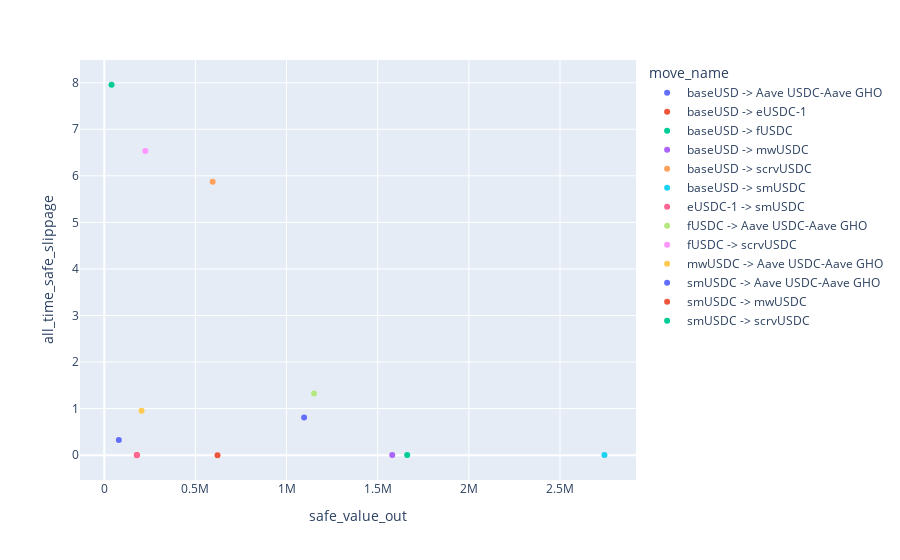

The notebook cell this image was saved under:
### Code cell
px.scatter(by_move_name, x="safe_value_out", y="all_time_safe_slippage", color=by_move_name.index)

### Figure 1 — Plotly figure (JSON) as saved in the notebook; plotly's stock layout.template omitted (floating-point values rounded to 4 significant figures)
{"data": [{"hovertemplate": "move_name=baseUSD -> Aave USDC-Aave GHO<br>safe_value_out=%{x}<br>all_time_safe_slippage=%{y}<extra></extra>", "legendgroup": "baseUSD -> Aave USDC-Aave GHO", "marker": {"color": "#636efa", "symbol": "circle"}, "mode": "markers", "name": "baseUSD -> Aave USDC-Aave GHO", "orientation": "v", "showlegend": true, "type": "scatter", "x": [1096000.0], "xaxis": "x", "y": [0.807], "yaxis": "y"}, {"hovertemplate": "move_name=baseUSD -> eUSDC-1<br>safe_value_out=%{x}<br>all_time_safe_slippage=%{y}<extra></extra>", "legendgroup": "baseUSD -> eUSDC-1", "marker": {"color": "#EF553B", "symbol": "circle"}, "mode": "markers", "name": "baseUSD -> eUSDC-1", "orientation": "v", "showlegend": true, "type": "scatter", "x": [178800.0], "xaxis": "x", "y": [0.004521], "yaxis": "y"}, {"hovertemplate": "move_name=baseUSD -> fUSDC<br>safe_value_out=%{x}<br>all_time_safe_slippage=%{y}<extra></extra>", "legendgroup": "baseUSD -> fUSDC", "marker": {"color": "#00cc96", "symbol": "circle"}, "mode": "markers", "name": "baseUSD -> fUSDC", "orientation": "v", "showlegend": true, "type": "scatter", "x": [1662000.0], "xaxis": "x", "y": [0.004861], "yaxis": "y"}, {"hovertemplate": "move_name=baseUSD -> mwUSDC<br>safe_value_out=%{x}<br>all_time_safe_slippage=%{y}<extra></extra>", "legendgroup": "baseUSD -> mwUSDC", "marker": {"color": "#ab63fa", "symbol": "circle"}, "mode": "markers", "name": "baseUSD -> mwUSDC", "orientation": "v", "showlegend": true, "type": "scatter", "x": [1580000.0], "xaxis": "x", "y": [0.005262], "yaxis": "y"}, {"hovertemplate": "move_name=baseUSD -> scrvUSDC<br>safe_value_out=%{x}<br>all_time_safe_slippage=%{y}<extra></extra>", "legendgroup": "baseUSD -> scrvUSDC", "marker": {"color": "#FFA15A", "symbol": "circle"}, "mode": "markers", "name": "baseUSD -> scrvUSDC", "orientation": "v", "showlegend": true, "type": "scatter", "x": [594700.0], "xaxis": "x", "y": [5.871], "yaxis": "y"}, {"hovertemplate": "move_name=baseUSD -> smUSDC<br>safe_value_out=%{x}<br>all_time_safe_slippage=%{y}<extra></extra>", "legendgroup": "baseUSD -> smUSDC", "marker": {"color": "#19d3f3", "symbol": "circle"}, "mode": "markers", "name": "baseUSD -> smUSDC", "orientation": "v", "showlegend": true, "type": "scatter", "x": [2744000.0], "xaxis": "x", "y": [0.003491], "yaxis": "y"}, {"hovertemplate": "move_name=eUSDC-1 -> smUSDC<br>safe_value_out=%{x}<br>all_time_safe_slippage=%{y}<extra></extra>", "legendgroup": "eUSDC-1 -> smUSDC", "marker": {"color": "#FF6692", "symbol": "circle"}, "mode": "markers", "name": "eUSDC-1 -> smUSDC", "orientation": "v", "showlegend": true, "type": "scatter", "x": [178800.0], "xaxis": "x", "y": [-0.001535], "yaxis": "y"}, {"hovertemplate": "move_name=fUSDC -> Aave USDC-Aave GHO<br>safe_value_out=%{x}<br>all_time_safe_slippage=%{y}<extra></extra>", "legendgroup": "fUSDC -> Aave USDC-Aave GHO", "marker": {"color": "#B6E880", "symbol": "circle"}, "mode": "markers", "name": "fUSDC -> Aave USDC-Aave GHO", "orientation": "v", "showlegend": true, "type": "scatter", "x": [1151000.0], "xaxis": "x", "y": [1.322], "yaxis": "y"}, {"hovertemplate": "move_name=fUSDC -> scrvUSDC<br>safe_value_out=%{x}<br>all_time_safe_slippage=%{y}<extra></extra>", "legendgroup": "fUSDC -> scrvUSDC", "marker": {"color": "#FF97FF", "symbol": "circle"}, "mode": "markers", "name": "fUSDC -> scrvUSDC", "orientation": "v", "showlegend": true, "type": "scatter", "x": [225100.0], "xaxis": "x", "y": [6.533], "yaxis": "y"}, {"hovertemplate": "move_name=mwUSDC -> Aave USDC-Aave GHO<br>safe_value_out=%{x}<br>all_time_safe_slippage=%{y}<extra></extra>", "legendgroup": "mwUSDC -> Aave USDC-Aave GHO", "marker": {"color": "#FECB52", "symbol": "circle"}, "mode": "markers", "name": "mwUSDC -> Aave USDC-Aave GHO", "orientation": "v", "showlegend": true, "type": "scatter", "x": [204700.0], "xaxis": "x", "y": [0.9522], "yaxis": "y"}, {"hovertemplate": "move_name=smUSDC -> Aave USDC-Aave GHO<br>safe_value_out=%{x}<br>all_time_safe_slippage=%{y}<extra></extra>", "legendgroup": "smUSDC -> Aave USDC-Aave GHO", "marker": {"color": "#636efa", "symbol": "circle"}, "mode": "markers", "name": "smUSDC -> Aave USDC-Aave GHO", "orientation": "v", "showlegend": true, "type": "scatter", "x": [80050.0], "xaxis": "x", "y": [0.3235], "yaxis": "y"}, {"hovertemplate": "move_name=smUSDC -> mwUSDC<br>safe_value_out=%{x}<br>all_time_safe_slippage=%{y}<extra></extra>", "legendgroup": "smUSDC -> mwUSDC", "marker": {"color": "#EF553B", "symbol": "circle"}, "mode": "markers", "name": "smUSDC -> mwUSDC", "orientation": "v", "showlegend": true, "type": "scatter", "x": [621300.0], "xaxis": "x", "y": [-0.002673], "yaxis": "y"}, {"hovertemplate": "move_name=smUSDC -> scrvUSDC<br>safe_value_out=%{x}<br>all_time_safe_slippage=%{y}<extra></extra>", "legendgroup": "smUSDC -> scrvUSDC", "marker": {"color": "#00cc96", "symbol": "circle"}, "mode": "markers", "name": "smUSDC -> scrvUSDC", "orientation": "v", "showlegend": true, "type": "scatter", "x": [40030.0], "xaxis": "x", "y": [7.956], "yaxis": "y"}], "layout": {"legend": {"title": {"text": "move_name"}, "tracegroupgap": 0}, "margin": {"t": 60}, "xaxis": {"anchor": "y", "domain": [0, 1], "title": {"text": "safe_value_out"}}, "yaxis": {"anchor": "x", "domain": [0, 1], "title": {"text": "all_time_safe_slippage"}}}}
